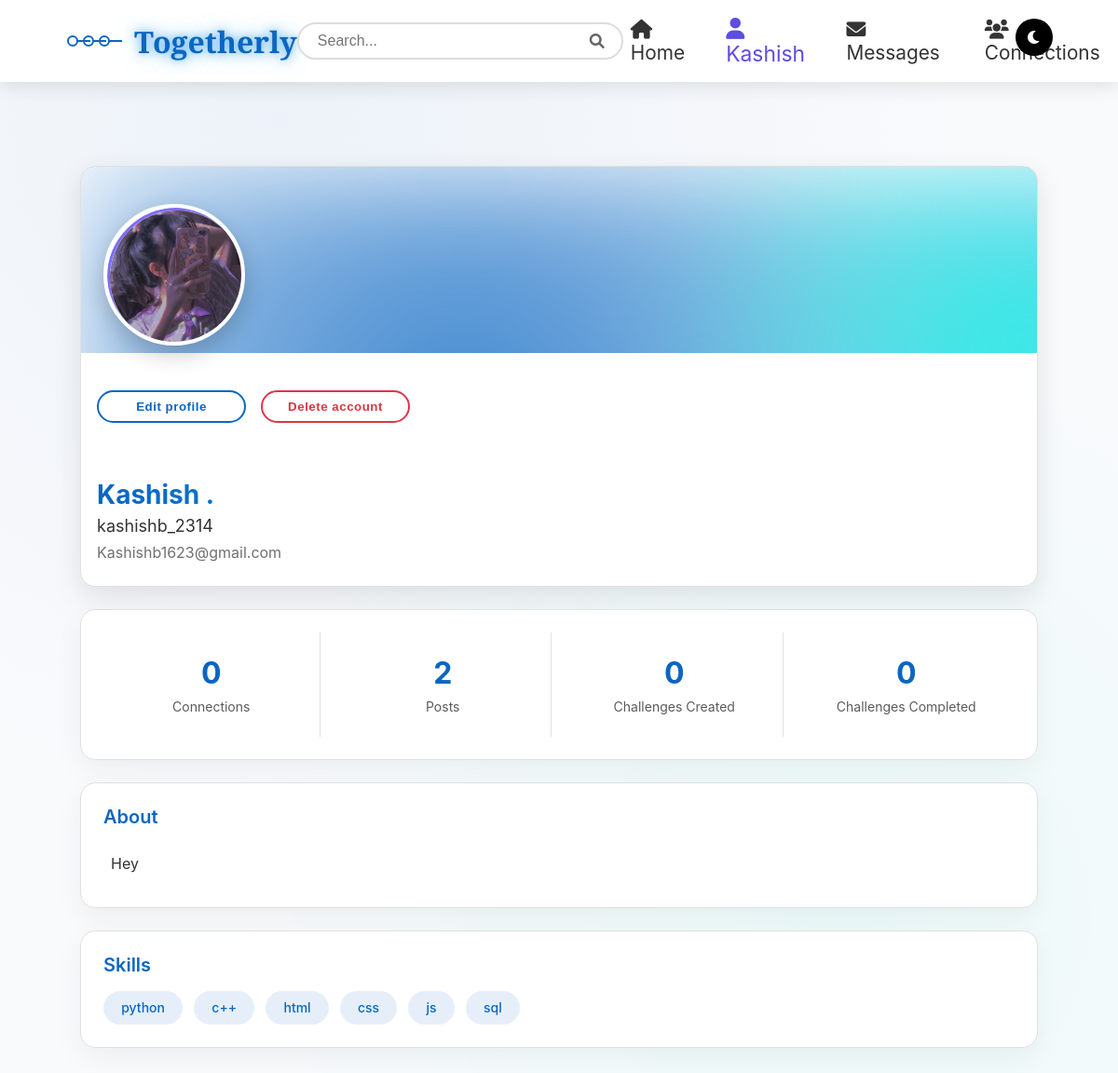
The app's page /user_profile/ (signed in) with its own data.
### users/models.py (models this page shows, shortened)
class User(AbstractUser):
    email = models.EmailField(unique=True)

class UserProfile(models.Model):
    user = models.OneToOneField('users.User', on_delete=models.CASCADE)
    name = models.CharField(max_length=200, blank=True, null=True)
    username = models.CharField(max_length=100, blank=True, null=True)
    email = models.EmailField(blank=True, null=True)
    bio = models.CharField(max_length=500, blank=True, null=True)
    skills = models.CharField(max_length=500, blank=True, null=True)
    profile_picture = models.ImageField(upload_to='profile_pics/', blank=True, null=True)
    challenges_created = models.IntegerField(default=0)
    challenges_completed = models.IntegerField(default=0)
    def get_profile_picture_url(self):
        if self.profile_picture:
            return self.profile_picture.url
        return "https://static.vecteezy.com/system/resources/previews/005/544/718/non_2x/profile-icon-design-free-vector.jpg"

### users/views.py (the view)
# urls.py: path('user_profile/', views.profile, name='profile'),
@login_required
def profile(request):
    user_profile, created = UserProfile.objects.get_or_create(
        user=request.user,
        defaults={
            'name': f"{request.user.first_name} {request.user.last_name}".strip(),
            'username': request.user.username,
            'email': request.user.email,
        }
    )
    post_count = Post.objects.filter(user=request.user).count()
    connection_count = Connection.objects.filter(
        Q(sender=request.user, status='accepted') |
        Q(receiver=request.user, status='accepted')
    ).count()
    skills = [s.strip() for s in user_profile.skills.split(',')] if user_profile.skills else []
    return render(request, 'users/userprofile.html', {
        'user': request.user,
        'user_profile': user_profile,
        'skills': skills,
        'post_count': post_count,
        'connection_count': connection_count,
        'challenges_created': user_profile.challenges_created,
        'challenges_completed': user_profile.challenges_completed,
    })

### users/templates/users/userprofile.html (shortened to what this page needs)
{% load static %}
<!DOCTYPE html>
<html lang="en">
<head>
    <link rel="stylesheet" href="{% static 'users/userprofile.css' %}">
    <link rel="stylesheet" href="https://cdnjs.cloudflare.com/ajax/libs/font-awesome/6.0.0-beta3/css/all.min.css">
</head>
<body>
    <div class="navbar">
        <div class="logo">
            <div class="logo-icon">
                <div class="logo-circle"></div>
                <div class="logo-circle"></div>
                <div class="logo-circle"></div>
            </div>
            <span class="logo-text">Togetherly</span>
        </div>
        <div class="search-container">
            <div class="search-box">
                <input type="text" class="search-input" placeholder="Search...">
                <button class="search-btn" style="position: absolute; top: 0rem;">
                    <i class="fas fa-search"></i>
                </button>
            </div>
        </div>
        <div class="nav-links">
            {% if user.is_authenticated %}
                <div class="nav-item">
                    <a href="{% url 'home' %}"><i class="fas fa-home"></i> Home</a>
                </div>
                <div class="nav-item">
                    <a href="{% url 'profile' %}" style="color: rgb(94, 77, 224); transform: scale(1.1);"><i class="fas fa-user"></i> {{ user.first_name|default:user.username }} </a>
                </div>
                <div class="nav-item">
                    <a href="{% url 'messaging' %}"><i class="fas fa-envelope"></i> Messages</a>
                </div>
                <div class="nav-item">
                    <a href="{% url 'connections' %}"><i class="fas fa-users"></i> Connections</a>
                </div>
            {% endif %}
            <div class="nav-item">
                <button class="theme-toggle" id="themeToggle">
                    <i class="fas fa-moon"></i>
                </button>
            </div>
        </div>
    </div>
    <div class="container">
        <div class="profile-card">
            <div class="profile-background"><div class="aurora"></div></div>
            <div class="profile-info">
                <div class="profile-picture-container">
                    <div class="profile-picture">
                        {% if user.userprofile.get_profile_picture_url %}
                            <img src="{{ user.userprofile.get_profile_picture_url }}" alt="{{ user.username }}">
                        {% else %}
                            <img src="https://freesvg.org/img/abstract-user-flat-4.png" alt="{{ user.username }}">
                        {% endif %}
                    </div>
                </div>
                <div class="profile-actions" style="display: flex; gap: 1rem;">
                    <button class="btn" id="editProfile" style="width: 10rem;">Edit profile</button>
                    <form method="post" action="{% url 'delete_account' %}">
                        <button class="btn btn-danger" style="width: 10rem;" type="submit" onclick="return confirm('Are you sure you want to delete your account? This cannot be undone.')">Delete account</button>
                    </form>
                </div>
                <div class="profile-details">
                    <h1 class="profile-name">{{ user_profile.name|default:user.get_full_name|default:user.username }}</h1>
                    <div class="profile-headline">{{ user_profile.username|default:user.username }}</div>
                    <div class="profile-location">{{ user_profile.email|default:user.email }}</div>
                </div>
            </div>
        </div>
        <div class="stats-section">
            <div class="stat-card">
                <div class="stat-number">{{ connection_count }}</div>
                <div class="stat-label">Connections</div>
            </div>
            <div class="stat-card">
                <div class="stat-number">{{ post_count }}</div>
                <div class="stat-label">Posts</div>
            </div>
            <div class="stat-card">
                <div class="stat-number">{{ challenges_created }}</div>
                <div class="stat-label">Challenges Created</div>
            </div>
            <div class="stat-card">
                <div class="stat-number">{{ challenges_completed }}</div>
                <div class="stat-label">Challenges Completed</div>
            </div>
        </div>
        <div class="bio-section">
            <div class="bio-header">
                <h3>About</h3>
            </div>
            <div class="bio-content">
                {{ user_profile.bio|default:"No bio available." }}
            </div>
        </div>
        <div class="skills-section">
            <h3>Skills</h3>
            <div class="skills-container">
                {% if skills %}
                    {% for skill in skills %}
                        <span class="skill-tag">{{ skill }}</span>
                    {% endfor %}
                {% else %}
                    <span class="skill-tag">No skills added.</span>
                {% endif %}
            </div>
        </div>
    </div>
</body>
</html>

### records on screen
User: first_name "Kashish", userprofile.get_profile_picture_url (picture)
UserProfile: name "Kashish .", username "kashishb_2314", email "Kashishb1623@gmail.com", bio "Hey"

### other values on screen
{{ connection_count }} "0"
{{ post_count }} "2"
{{ challenges_created }} "0"
{{ challenges_completed }} "0"
{{ skill }} "python" "c++" "html" "css" "js" "sql"
